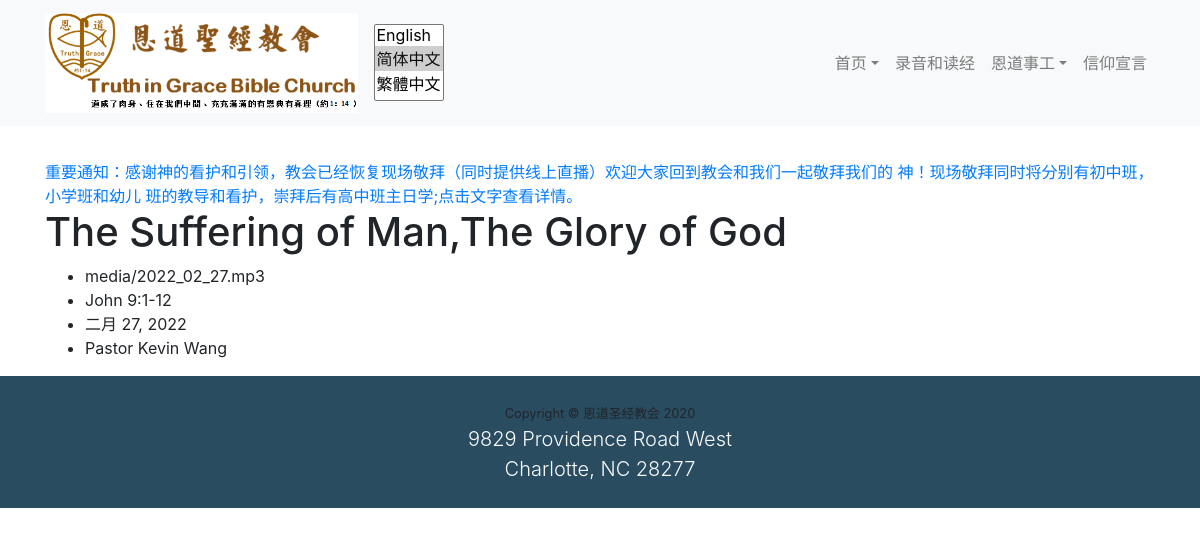
Screenshot of /zh-hans/resource/27/ with the database file from the repository.
### sermon/models.py (models this page shows, shortened)
class SermonSundaySchool(models.Model):
    file_type = models.CharField(max_length=50, choices=[('Sermon', 'Sermon'), ('Sunday School', 'Sunday School')], default='Sermon')
    english_title = models.CharField(max_length=200, default='', null=True, blank=True)
    simplified_chinese_title = models.CharField(max_length=200, default='', null=True, blank=True)
    tradition_chinese_title = models.CharField(max_length=200, default='', null=True, blank=True)
    mp3 = models.FileField(upload_to=f'media/')
    bible_verses = models.CharField(max_length=200, default='', null=True, blank=True)
    simplified_bible_verses = models.CharField(max_length=200, default='', null=True, blank=True)
    tradition_bible_verses = models.CharField(max_length=200, default='', null=True, blank=True)
    today = datetime.date.today()
    idx = (today.weekday() + 1) % 7
    sun = today - datetime.timedelta(idx)
    sermon_dt = models.DateField('Sermon Date', default=sun)
    speaker = models.CharField(max_length=200, default='Pastor Kevin Wang')
    tradition_chinese_speaker = models.CharField(max_length=200, default='王宇輝傳道')
    simplified_chinese_speaker = models.CharField(max_length=200, default='王宇辉传道')

### sermon/views.py (the view)
# urls.py: path('<int:sermon_id>/', views.view_sermon, name='details'),
def view_sermon(request, sermon_id):
    try:
        sermon = SermonSundaySchool.objects.get(pk=sermon_id)
    except sermon.DoesNotExist:
        raise Http404(_("Sermon does not exist"))
    return render(request, 'sermon_details.html', {'sermon': sermon})

### sermon/templates/sermon_details.html
{% extends 'base.html' %}
{% load i18n %}
{% block content %}
<div class="container">
  <h1>{{ sermon.english_title }}</h1>
  <ul>
      <li>{{ sermon.mp3 }}</li>
      <li>{{ sermon.bible_verses }}</li>
      <li>{{ sermon.sermon_dt }}</li>
      <li>{{ sermon.speaker }}</li>
  </ul>
  </div>
  {% endblock %}

### static/css/tigbc.css (style rules this page uses)
body { padding-top: 160px; }

### rows the page displays
SermonSundaySchool: english_title "The Suffering of Man,The Glory of God", mp3 "media/2022_02_27.mp3", bible_verses "John 9:1-12", sermon_dt "二月 27, 2022", speaker "Pastor Kevin Wang"

### other values shown
form field language "English / 简体中文 ☑ / 繁體中文"
